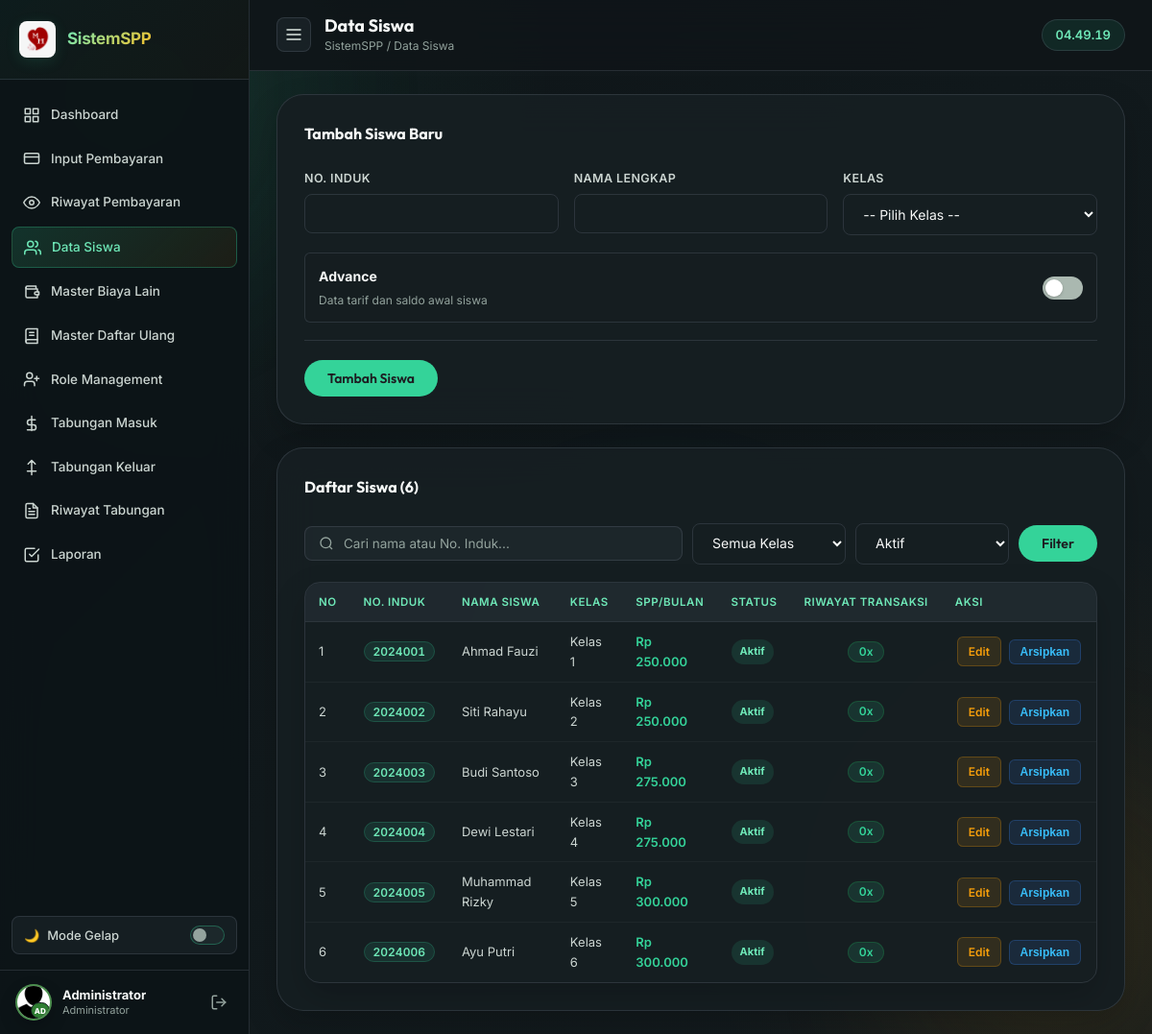
/siswa/daftar.php (signed in), run on the app's committed database.
### tables this page shows
CREATE TABLE `siswa` (
  `id`              INT AUTO_INCREMENT PRIMARY KEY,
  `NO_INDUK`        VARCHAR(10) NOT NULL UNIQUE,
  `NAMA`            VARCHAR(100) NOT NULL,
  `KELAS`           CHAR(1) NOT NULL,
  `SPP_PERBULAN`    DECIMAL(15,2) NOT NULL DEFAULT 0,
  `PANGKAL`         DECIMAL(15,2) NOT NULL DEFAULT 0,
  `BANGUNAN`        DECIMAL(15,2) NOT NULL DEFAULT 0,
  `SERAGAM`         DECIMAL(15,2) NOT NULL DEFAULT 0,
  `KEGIATAN`        DECIMAL(15,2) NOT NULL DEFAULT 0,
  `PANGKAL_BAYAR`   DECIMAL(15,2) NOT NULL DEFAULT 0,
  `BANGUNAN_BAYAR`  DECIMAL(15,2) NOT NULL DEFAULT 0,
  `SERAGAM_BAYAR`   DECIMAL(15,2) NOT NULL DEFAULT 0,
  `KEGIATAN_BAYAR`  DECIMAL(15,2) NOT NULL DEFAULT 0,
  `POMG`            DECIMAL(15,2) NOT NULL DEFAULT 0,
  `DAFTAR_ULANG`    DECIMAL(15,2) NOT NULL DEFAULT 0,
  `NO_induk_diknas` CHAR(10) DEFAULT NULL,
  `potong_pangkal`  DECIMAL(15,2) NOT NULL DEFAULT 0,
  `tot_pangkal`     DECIMAL(15,2) NOT NULL DEFAULT 0,
  `tot_du`          DECIMAL(15,2) NOT NULL DEFAULT 0,
  `potong_du`       DECIMAL(15,2) NOT NULL DEFAULT 0,
  `is_active`       TINYINT(1) NOT NULL DEFAULT 1,
  `created_at`      TIMESTAMP DEFAULT CURRENT_TIMESTAMP,
  KEY `idx_siswa_status_kelas_nama` (`is_active`, `KELAS`, `NAMA`),
  CONSTRAINT `chk_siswa_kelas_sd` CHECK (`KELAS` IN ('1','2','3','4','5','6'))
);

### siswa/daftar.php (the view, shortened to what this page needs)
<?php
require_once '../koneksi.php';
$oldInput = $_SESSION['student_old_input'] ?? [];
$editId = (int)($_GET['edit'] ?? 0);
$editStudent = $editId > 0 ? find_student($koneksi, $editId) : null;
$query = trim((string)($_GET['q'] ?? ''));
$filterClass = (string)($_GET['kelas'] ?? '');
$filterStatus = (string)($_GET['status'] ?? 'active');
$stmtList = $koneksi->prepare("
    SELECT s.*,
      (SELECT COUNT(*) FROM bayar p WHERE p.NO_INDUK = s.NO_INDUK) AS jml_bayar,
      ((SELECT COUNT(*) FROM bayar p WHERE p.NO_INDUK = s.NO_INDUK) +
       (SELECT COUNT(*) FROM bayar_du du WHERE du.no_induk = s.NO_INDUK) +
       (SELECT COUNT(*) FROM transaksi_m tm WHERE tm.NO_INDUK = s.NO_INDUK) +
       (SELECT COUNT(*) FROM transaksi_k tk WHERE tk.NO_INDUK = s.NO_INDUK)) AS history_count
    FROM siswa s
    WHERE (? = '' OR s.NO_INDUK LIKE CONCAT('%', ?, '%') OR s.NAMA LIKE CONCAT('%', ?, '%'))
      AND (? = '' OR s.KELAS = ?)
      AND (? = 'all' OR s.is_active = IF(? = 'archived', 0, 1))
    ORDER BY s.is_active DESC,
      CASE WHEN s.KELAS REGEXP '^[1-6]$' THEN 0 ELSE 1 END,
      CAST(s.KELAS AS UNSIGNED), s.KELAS, s.NAMA ASC
");
$stmtList->bind_param('sssssss', $query, $query, $query, $filterClass, $filterClass, $filterStatus, $filterStatus);
$stmtList->execute();
$studentRows = $stmtList->get_result()->fetch_all(MYSQLI_ASSOC);
$formStudent = $editStudent ?? [];
$fieldMap = [
    'no_induk' => 'NO_INDUK', 'nama' => 'NAMA', 'kelas' => 'KELAS',
    'no_induk_diknas' => 'NO_induk_diknas', 'spp_perbulan' => 'SPP_PERBULAN',
    'pangkal' => 'PANGKAL', 'bangunan' => 'BANGUNAN', 'seragam' => 'SERAGAM',
    'kegiatan' => 'KEGIATAN', 'pomg' => 'POMG', 'daftar_ulang' => 'DAFTAR_ULANG',
    'potong_pangkal' => 'potong_pangkal', 'potong_du' => 'potong_du',
    'pangkal_bayar' => 'PANGKAL_BAYAR', 'bangunan_bayar' => 'BANGUNAN_BAYAR',
    'seragam_bayar' => 'SERAGAM_BAYAR', 'kegiatan_bayar' => 'KEGIATAN_BAYAR'
];
function form_student_value(string $key, array $oldInput, array $student, array $fieldMap, $default = '') {
    $column = $fieldMap[$key] ?? $key;
    return $student[$column] ?? $default;
}
?>
<!DOCTYPE html>
<html lang="id">
<head>
  <link rel="stylesheet" href="../assets/css/style.css?v=4.5" />
</head>
<body>
  <div class="bg-orbs"><div class="orb orb-1"></div><div class="orb orb-2"></div><div class="orb orb-3"></div></div>
  <div class="layout">
    <?php include '../includes/sidebar.php'; ?>
    <main class="main-content">
      <div class="topbar">
        <button class="sidebar-toggle" onclick="toggleSidebar()" id="btn-sidebar-toggle">
          <svg width="20" height="20" viewBox="0 0 24 24" fill="none" stroke="currentColor" stroke-width="2"><line x1="3" y1="12" x2="21" y2="12"/><line x1="3" y1="6" x2="21" y2="6"/><line x1="3" y1="18" x2="21" y2="18"/></svg>
        </button>
        <div class="topbar-title"><h2>Data Siswa</h2><span class="breadcrumb">SistemSPP / Data Siswa</span></div>
        <div class="clock-badge" id="liveClock">--:--:--</div>
      </div>
      <div class="main-card">
        <div class="card-title-row">
          <div class="card-title"><?= $editStudent ? 'Edit Siswa' : 'Tambah Siswa Baru' ?></div>
        </div>
        <form method="POST" action="daftar.php" id="form-master-siswa" novalidate>
          <div class="fields-grid">
            <div class="field-row">
              <label class="field-label" for="nis-baru">No. Induk</label>
              <input class="field-input" type="text" inputmode="numeric" maxlength="10" id="nis-baru" name="no_induk" required
                value="<?= htmlspecialchars((string)form_student_value('no_induk', $oldInput, $formStudent, $fieldMap)) ?>" />
            </div>
            <div class="field-row">
              <label class="field-label" for="nama-baru">Nama Lengkap</label>
              <input class="field-input" type="text" maxlength="100" id="nama-baru" name="nama" required
                value="<?= htmlspecialchars((string)form_student_value('nama', $oldInput, $formStudent, $fieldMap)) ?>" />
            </div>
            <div class="field-row">
              <label class="field-label" for="kelas-baru">Kelas</label>
              <select class="field-input field-select" id="kelas-baru" name="kelas" required>
                <option value="">-- Pilih Kelas --</option>
              </select>
            </div>
          </div>
          <label class="advanced-switch" for="advanced-enabled">
            <span><strong>Advance</strong><small>Data tarif dan saldo awal siswa</small></span>
            <span class="advanced-switch-track"><span></span></span>
          </label>
          <div class="action-bar" style="margin-top:18px">
            <button type="submit" class="btn btn-primary"><?= $editStudent ? 'Simpan Perubahan' : 'Tambah Siswa' ?></button>
          </div>
        </form>
      </div>
      <div class="main-card" style="margin-top:0">
        <div class="card-title-row"><div class="card-title">Daftar Siswa (<?= count($studentRows) ?>)</div></div>
        <form method="GET" action="daftar.php" class="filter-bar student-filter-bar">
          <div class="search-box">
            <svg width="16" height="16" viewBox="0 0 24 24" fill="none" stroke="currentColor" stroke-width="2"><circle cx="11" cy="11" r="8"/><line x1="21" y1="21" x2="16.65" y2="16.65"/></svg>
            <input type="search" name="q" value="<?= htmlspecialchars($query) ?>" placeholder="Cari nama atau No. Induk..." />
          </div>
          <select class="field-input field-select filter-sel" name="kelas">
            <option value="">Semua Kelas</option>
          </select>
          <select class="field-input field-select filter-sel" name="status">
            <option value="active" <?= $filterStatus === 'active' ? 'selected' : '' ?>>Aktif</option>
          </select>
          <button class="btn btn-primary" type="submit">Filter</button>
        </form>
        <div class="table-container">
          <table class="payment-table responsive-table">
            <thead><tr><th>No</th><th>No. Induk</th><th>Nama Siswa</th><th>Kelas</th><th>SPP/Bulan</th><th>Status</th><th class="student-history-col">Riwayat Transaksi</th><th>Aksi</th></tr></thead>
            <tbody>
              <?php if (!$studentRows): ?>
              <tr><td colspan="8"><div class="empty-state"><p>Data siswa tidak ditemukan</p></div></td></tr>
              <?php else: foreach ($studentRows as $index => $student):
                $editUrl = 'daftar.php?edit=' . (int)$student['id'];
              ?>
              <tr class="clickable-payment-row" data-edit-url="<?= htmlspecialchars($editUrl, ENT_QUOTES, 'UTF-8') ?>" tabindex="0" role="link" aria-label="Edit siswa <?= htmlspecialchars($student['NAMA'], ENT_QUOTES, 'UTF-8') ?>">
                <td data-label="No"><?= $index + 1 ?></td>
                <td data-label="No. Induk"><span class="badge-nis"><?= htmlspecialchars($student['NO_INDUK']) ?></span></td>
                <td data-label="Nama Siswa"><?= htmlspecialchars($student['NAMA']) ?></td>
                <td data-label="Kelas">Kelas <?= htmlspecialchars($student['KELAS']) ?></td>
                <td data-label="SPP/Bulan" class="nominal">Rp <?= number_format((float)$student['SPP_PERBULAN'], 0, ',', '.') ?></td>
                <td data-label="Status"><span class="master-status <?= $student['is_active'] ? 'is-active' : 'is-inactive' ?>"><?= $student['is_active'] ? 'Aktif' : 'Diarsipkan' ?></span></td>
                <td data-label="Riwayat Transaksi" class="student-history-col"><span class="badge-count"><?= (int)$student['history_count'] ?>x</span></td>
                <td data-label="Aksi" class="aksi-col">
                  <a class="btn-tbl btn-tbl-edit" href="<?= htmlspecialchars($editUrl) ?>">Edit</a>
                  <form method="POST" action="daftar.php" style="display:inline" onsubmit="return confirm('<?= $student['is_active'] ? 'Arsipkan' : 'Pulihkan' ?> siswa <?= htmlspecialchars(addslashes($student['NAMA'])) ?>?')">
                    <button type="submit" class="btn-tbl btn-tbl-toggle"><?= $student['is_active'] ? 'Arsipkan' : 'Pulihkan' ?></button>
                  </form>
                </td>
              </tr>
              <?php endforeach; endif; ?>
            </tbody>
          </table>
        </div>
      </div>
    </main>
  </div>
</body>
</html>

### includes/sidebar.php (shortened to what this page needs)
<?php
$dir     = basename(dirname($_SERVER['PHP_SELF']));
if (in_array($dir, ['pembayaran', 'siswa', 'tabungan', 'laporan'])) {
    $root = '../';
} else {
    $root = '';
}
$role = $_SESSION['admin_role'] ?? '';
$allNavItems = [
  ['dashboard.php', 'Dashboard',
   '<rect x="3" y="3" width="7" height="7"/><rect x="14" y="3" width="7" height="7"/><rect x="14" y="14" width="7" height="7"/><rect x="3" y="14" width="7" height="7"/>',
   ['admin', 'bendahara']],
  ['pembayaran/form.php', 'Input Pembayaran',
   '<rect x="2" y="5" width="20" height="14" rx="2"/><line x1="2" y1="10" x2="22" y2="10"/>',
   ['admin']],
  ['pembayaran/lihat.php', 'Riwayat Pembayaran',
   '<path d="M1 12s4-8 11-8 11 8 11 8-4 8-11 8-11-8-11-8z"/><circle cx="12" cy="12" r="3"/>',
   ['admin']],
  ['siswa/daftar.php', 'Data Siswa',
   '<path d="M17 21v-2a4 4 0 0 0-4-4H5a4 4 0 0 0-4 4v2"/><circle cx="9" cy="7" r="4"/><path d="M23 21v-2a4 4 0 0 0-3-3.87"/><path d="M16 3.13a4 4 0 0 1 0 7.75"/>',
   ['admin']],
  ['master_biaya_lain.php', 'Master Biaya Lain',
   '<path d="M20 12V8H6a2 2 0 0 1 0-4h12v4"/><path d="M4 6v12a2 2 0 0 0 2 2h14v-4"/><path d="M18 12a2 2 0 0 0 0 4h4v-4z"/>',
   ['admin']],
  ['master_daftar_ulang.php', 'Master Daftar Ulang',
   '<path d="M4 19.5A2.5 2.5 0 0 1 6.5 17H20"/><path d="M4 4.5A2.5 2.5 0 0 1 6.5 2H20v20H6.5A2.5 2.5 0 0 1 4 19.5z"/><path d="M9 7h6"/><path d="M9 11h6"/>',
   ['admin']],
  ['role_management.php', 'Role Management',
   '<path d="M16 21v-2a4 4 0 0 0-4-4H6a4 4 0 0 0-4 4v2"/><circle cx="9" cy="7" r="4"/><line x1="19" y1="8" x2="19" y2="14"/><line x1="22" y1="11" x2="16" y2="11"/>',
   ['admin']],
  ['tabungan/masuk.php', 'Tabungan Masuk',
   '<path d="M12 2v20M17 7H9.5a3.5 3.5 0 0 0 0 7h5a3.5 3.5 0 0 1 0 7H6"/>',
   ['admin', 'kasir']],
  ['tabungan/keluar.php', 'Tabungan Keluar',
   '<path d="M6 17H18M12 22V2M7 7l5-5 5 5"/>',
   ['admin', 'kasir']],
  ['tabungan/riwayat.php', 'Riwayat Tabungan',
   '<path d="M14 2H6a2 2 0 0 0-2 2v16a2 2 0 0 0 2 2h12a2 2 0 0 0 2-2V8z"/><polyline points="14 2 14 8 20 8"/><line x1="16" y1="13" x2="8" y2="13"/><line x1="16" y1="17" x2="8" y2="17"/><polyline points="10 9 9 9 8 9"/>',
   ['admin', 'kasir', 'bendahara']],
  ['laporan/index.php', 'Laporan',
   '<path d="M9 11l3 3L22 4"/><path d="M21 12v7a2 2 0 0 1-2 2H5a2 2 0 0 1-2-2V5a2 2 0 0 1 2-2h11"/>',
   ['admin', 'bendahara']],
];
$navItems = array_filter($allNavItems, fn($item) => in_array($role, $item[3], true));
$navItems = array_values($navItems);
$roleLabels = ['admin' => 'Administrator', 'bendahara' => 'Bendahara TU', 'kasir' => 'Kasir'];
$roleLabel  = $roleLabels[$role] ?? 'Pengguna';
$roleAvatars = [
  'admin' => 'AD',
  'bendahara' => 'BD',
  'kasir' => 'KS',
];
$roleAvatar = $roleAvatars[$role] ?? 'US';
?>
<aside class="sidebar" id="sidebar">
  <div class="sidebar-brand">
    <div class="brand-icon brand-logo-wrap">
      <img src="<?= $root ?>assets/img/school-logo.png" alt="Logo SD MH" class="brand-logo-img" />
    </div>
    <span class="brand-name">SistemSPP</span>
  </div>
  <nav class="sidebar-nav">
    <?php foreach ($navItems as [$href, $label, $icon, $roles]):
      $isActive = (strpos($_SERVER['PHP_SELF'], str_replace('../', '', $href)) !== false) ? 'active' : '';
    ?>
    <a href="<?= $root . $href ?>" class="nav-item <?= $isActive ?>">
      <svg width="18" height="18" viewBox="0 0 24 24" fill="none" stroke="currentColor" stroke-width="2" stroke-linecap="round" stroke-linejoin="round"><?= $icon ?></svg>
      <?= $label ?>
    </a>
    <?php endforeach; ?>
  </nav>
  <div style="padding: 0 12px 8px;">
    <button class="theme-toggle" id="btn-theme-toggle" onclick="toggleTheme()" title="Ganti tema">
      <span id="theme-icon">🌙</span>
      <span id="theme-label">Mode Gelap</span>
      <span class="toggle-track"><span class="toggle-thumb"></span></span>
    </button>
  </div>
  <div class="sidebar-footer">
    <div class="admin-info">
      <div class="admin-avatar admin-avatar-<?= htmlspecialchars($role) ?>">
        <img src="<?= $root ?>assets/img/profile-avatar.png?v=2" alt="<?= htmlspecialchars($roleLabel) ?>" class="admin-avatar-img" width="38" height="38" />
        <span class="admin-avatar-badge"><?= htmlspecialchars($roleAvatar) ?></span>
      </div>
      <div>
        <span class="admin-name"><?= htmlspecialchars($_SESSION['admin_nama'] ?? 'Admin') ?></span>
        <span class="admin-role"><?= $roleLabel ?></span>
      </div>
    </div>
    <a href="<?= $root ?>logout.php" class="logout-btn" title="Logout">
      <svg width="18" height="18" viewBox="0 0 24 24" fill="none" stroke="currentColor" stroke-width="2" stroke-linecap="round" stroke-linejoin="round"><path d="M9 21H5a2 2 0 0 1-2-2V5a2 2 0 0 1 2-2h4"/><polyline points="16 17 21 12 16 7"/><line x1="21" y1="12" x2="9" y2="12"/></svg>
    </a>
  </div>
</aside>

### data on the page
siswa: NO_INDUK "2024001", NAMA "Ahmad Fauzi", KELAS "1", SPP_PERBULAN "250.000", is_active "Aktif", history_count "0"
siswa: NO_INDUK "2024002", NAMA "Siti Rahayu", KELAS "2", SPP_PERBULAN "250.000", is_active "Aktif", history_count "0"
siswa: NO_INDUK "2024003", NAMA "Budi Santoso", KELAS "3", SPP_PERBULAN "275.000", is_active "Aktif", history_count "0"
siswa: NO_INDUK "2024004", NAMA "Dewi Lestari", KELAS "4", SPP_PERBULAN "275.000", is_active "Aktif", history_count "0"
siswa: NO_INDUK "2024005", NAMA "Muhammad Rizky", KELAS "5", SPP_PERBULAN "300.000", is_active "Aktif", history_count "0"
siswa: NO_INDUK "2024006", NAMA "Ayu Putri", KELAS "6", SPP_PERBULAN "300.000", is_active "Aktif", history_count "0"

### other printed values
$label "Dashboard"
$label "Input Pembayaran"
$label "Riwayat Pembayaran"
$label "Data Siswa"
$label "Master Biaya Lain"
$label "Master Daftar Ulang"
$label "Role Management"
$label "Tabungan Masuk"
$label "Tabungan Keluar"
$label "Riwayat Tabungan"
$label "Laporan"
$roleAvatar "AD"
$_SESSION['admin_nama'] "Administrator"
$roleLabel "Administrator"
count($studentRows) "6"
